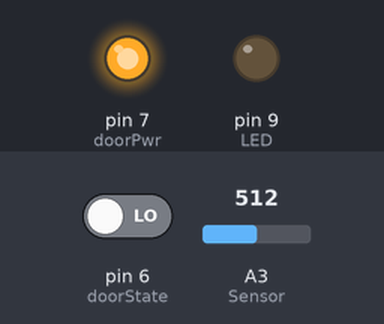
A sketch run on a simulated Arduino Uno, built for the host (arithmetic inside an expression is 32-bit, double 64-bit). Parts: output pins drawn as LEDs (lit = HIGH). Dashed ring = blinking. The inputs (shaded band) are chosen by the test bench; at power-on: pin 6 (doorState) LOW, A3 (Sensor) = 512. The local clock reads 2024-03-15 10:24:30 at power-on unless the sketch sets it; storage starts empty.

Above: at 1.2 s.
1.3 s: pin 6 (doorState) driven HIGH
At 1.58 s:
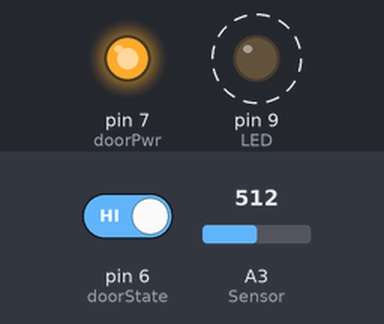
4.3 s: pin 6 (doorState) driven LOW
At 4.3 s:
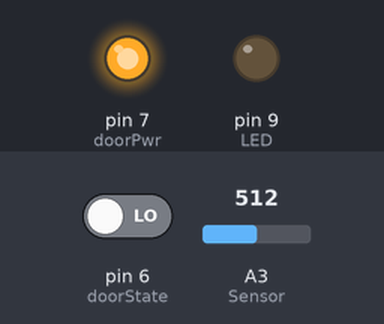
Timing chart, 0 to 7.3 s (numbered marks = the images above; inputs shaded):
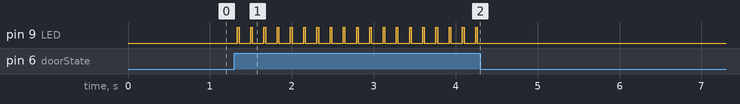

The sketch:

pwr.ino
```cpp
#define CLOCK_ADDRESS 0x68

#include <Wire.h>
#include <RTClib.h>
#include <SD.h>
#include <avr/sleep.h>

#define SD_CS      8   // SD Card ChipSelect
#define Sensor     3   // Distance Sensor
#define LED        9  // Onboard LED
#define doorState  6  //Hall Effect
#define doorPwr    7  //Hall Effect Power

RTC_DS1307 RTC; //Real Time Clock
File logFile;
int lastReading = 2000; //Stop you getting a fake first reading
boolean leadingEdge = true;
long duration;
long pulseCount = 0;     // Number of pulses
double pulsePerkWh = 0.00375; // Number of pulses per kWh
// found on the meter
// (e.g 266.6 rev/kWh)
//double kW, kWh;


void setup() {
  //Serial.begin(115200);
  pinMode(LED, OUTPUT);
  digitalWrite(doorState, HIGH);  //Enable pull up resistor
  //Initializes the RTC
  Wire.begin();
  RTC.begin();
  // Check if the RTC is running.
  if (! RTC.isrunning()) {
    digitalWrite(LED, HIGH);
    // Serial.println("RTC is NOT running");
  }
  // This section grabs the current datetime and compares it to
  // the compilation time.  If necessary, the RTC is updated.
  DateTime now = RTC.now();
  DateTime compiled = DateTime(__DATE__, __TIME__);
  if (now.unixtime() < compiled.unixtime()) {
    //Serial.println("RTC is older than compile time! Updating");
    RTC.adjust(DateTime(__DATE__, __TIME__));
  }

  //Initializes the SD Card.
  if (!SD.begin(SD_CS)) {
    digitalWrite(LED, HIGH);
    //Serial.println("Card failed, or not present");
    delay(200);
    // don't do anything more:
    return;
  }
 /* logFile = SD.open("powerlog.csv", FILE_WRITE);
  if (logFile) {
    logFile.print("TIME");
    logFile.print(',');
    logFile.print("READING");
    logFile.print(',');
    //logFile.print("DURATION");
    //logFile.print(',');
    logFile.println("DOOR STATE");
    //logFile.print("POWER (kW)");
    //logFile.print(',');
    //logFile.println("ENERGY (kWh)");
    logFile.close();
  }  */
  //Serial.println("SD Card initialized.");
  //delay(200);
  pinMode(doorPwr, OUTPUT);
  digitalWrite(doorPwr, HIGH);
  watchdogOn();
}


void loop() {
  //cycle++;
  int reading = 0;
  analogRead(Sensor);
  delay(10);
  //Serial.println(analogRead(Sensor));
  for(int i = 0; i < 4; i++){
    reading+= analogRead(Sensor);
    delay(5);
  }
  reading /= 4;
  //Serial.println(reading);
/*  if(reading > 800 && leadingEdge) {
    leadingEdge = false; */
    DateTime now = RTC.now();
    // open the file. note that only one file can be open at a time,
    // so you have to close this one before opening another.
    logFile = SD.open("powerlog.csv", FILE_WRITE);
    if (logFile) {
      logFile.print(now.hour(), DEC);
      logFile.print(':');
      logFile.print(now.minute(), DEC);
      logFile.print(':');
      logFile.print(now.second(), DEC);
      logFile.print(',');
      logFile.print(reading);
      logFile.print(',');
      //logFile.print(millis() - duration);
      //duration = millis();
      //logFile.print(',');
      logFile.println(digitalRead(doorState));
      //logFile.print(pulsePerkWh / (duration / 3600.0));
     // logFile.print(',');
     // logFile.println(pulseCount * pulsePerkWh);
      logFile.close();
    }
  //  digitalWrite(LED, HIGH);
  //  delay(20);
  //  digitalWrite(LED, LOW);
  //  lastReading = reading;
    //cycle = 0;
   // delay(80);
 // } else if(reading < 500 && !leadingEdge) { //Wait's until the the reading is off the black
 //   leadingEdge = true;  //Set it to look for the Leading edge.
 // } */

 if(digitalRead(doorState)){
    digitalWrite(LED, HIGH);
    delay(20);
    digitalWrite(LED, LOW);
 }
  //delay(500);
  gotoSleep();
}

/*
void pulse(){
  pulseCount++;
  kW = pulsePerkWh / (duration / 3600.0);
  kWh = pulseCount * pulsePerkWh;
} */

void watchdogOn() {
  // Clear the reset flag, the WDRF bit (bit 3) of MCUSR.
  MCUSR = MCUSR & B11110111;
  // Set the WDCE bit (bit 4) and the WDE bit (bit 3)
  // of WDTCSR. The WDCE bit must be set in order to
  // change WDE or the watchdog prescalers. Setting the
  // WDCE bit will allow updtaes to the prescalers and
  // WDE for 4 clock cycles then it will be reset by
  // hardware.
  WDTCSR = WDTCSR | B00011000;
  // Set the watchdog timeout prescaler value to 1024 K
  // which will yeild a time-out interval of about 8.0 s.
  WDTCSR = B00000101;
  //B00(1)00(001) == Change Braketed to:
  //0000  0001  0010  0011  0100  0101  0110  0111  1000  1001
  // 16    32    64    125   250   500  1000  2000  4000  8000 (mS)
  // Enable the watchdog timer interupt.
  WDTCSR = WDTCSR | B01000000;
  MCUSR = MCUSR & B11110111;
}


void gotoSleep(){
  //radio.powerDown();  //Put the Radio in Low Power Mode, Writing data will wake it.
  //store ADC settings
  byte old_ADCSRA = ADCSRA;
  // disable ADC
  ADCSRA = 0;

  set_sleep_mode (SLEEP_MODE_PWR_DOWN);
  sleep_enable();

  // turn off brown-out enable in software
  // BODS must be set to one and BODSE must be set to zero within four clock cycles
  MCUCR = bit (BODS) | bit (BODSE);
  // The BODS bit is automatically cleared after three clock cycles
  MCUCR = bit (BODS);

  // We are guaranteed that the sleep_cpu call will be done
  // as the processor executes the next instruction after
  // interrupts are turned on.
  sleep_cpu ();   // one cycle

  //********************Ultra Lower Power MODE now ON*********************
  //*********CPU will wake when HERE the interrupt pin goes LOW***********
  sleep_disable();  // Disable sleep mode after waking.
  //Restore ADC settings to ON
  ADCSRA = old_ADCSRA;
}
```

Measured:
- after the input at 1.3 s, pin 9 (LED): alternates HIGH for 0.02 s and LOW for 0.14 s, starting at once
- after the input at 4.3 s, pin 9 (LED): stops changing and stays LOW
